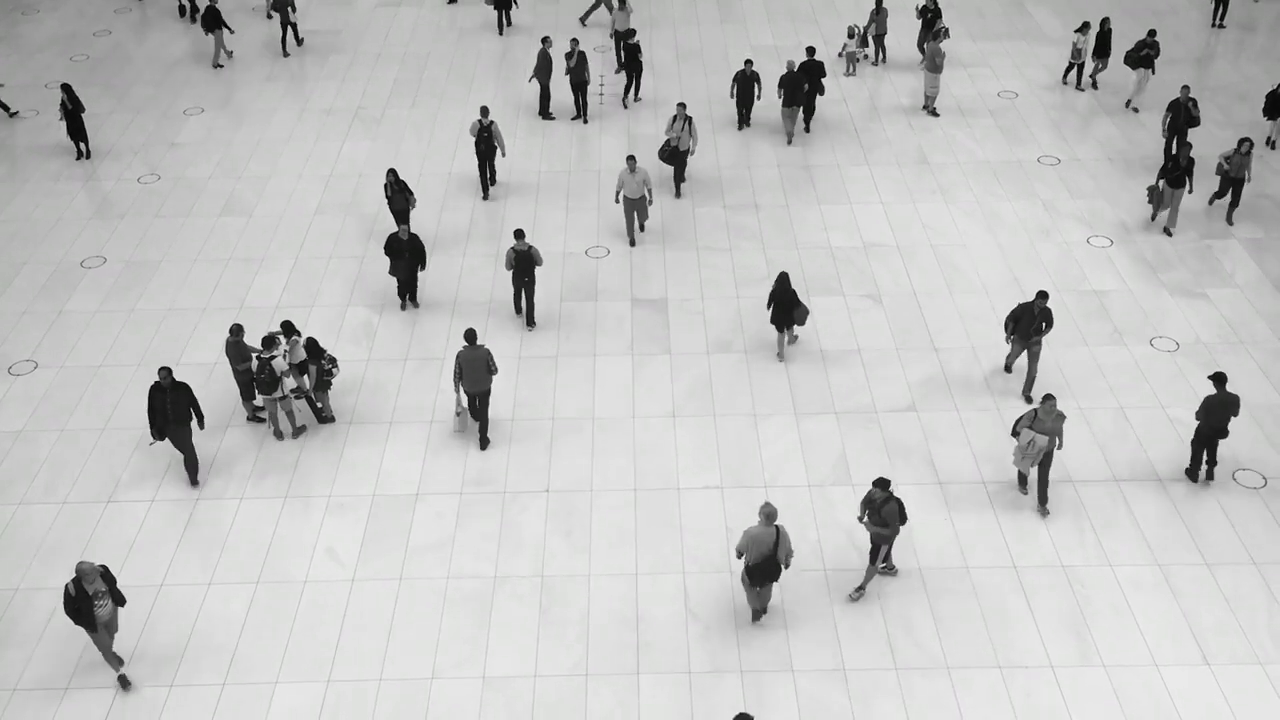
#> input picture frame 34 of Videos/people_walking_sample.mp4, 1280 x 720 px; the run also reads 2 pictures not shown here
$ jupyter execute --allow-errors '2- Face - Captcha - Motion Detection and Tracking.ipynb'
#> lines starting #> are read from the running program, lines starting #| are printed output that depends on the picture; after the words box and inside, x2 and y2 are one past the last pixel; in counts of white or black regions, pixels touching at a corner belong together
### tracker.py
# TechVidvan Vehicle-Tracker

import math

class EuclideanDistTracker:
    def __init__(self):
        # Store the center positions of the objects
        self.center_points = {}
        # Keep the count of the IDs
        # each time a new object id detected, the count will increase by one
        self.id_count = 0


    def update(self, objects_rect):
        # Objects boxes and ids
        objects_bbs_ids = []

        # Get center point of new object
        for rect in objects_rect:
            x, y, w, h, index = rect
            cx = (x + x + w) // 2
            cy = (y + y + h) // 2

            # Find out if that object was detected already
            same_object_detected = False
            for id, pt in self.center_points.items():
                dist = math.hypot(cx - pt[0], cy - pt[1])

                if dist < 25:
                    self.center_points[id] = (cx, cy)
                    # print(self.center_points)
                    objects_bbs_ids.append([x, y, w, h, id, index])
                    same_object_detected = True
                    break

            # New object is detected we assign the ID to that object
            if same_object_detected is False:
                self.center_points[self.id_count] = (cx, cy)
                objects_bbs_ids.append([x, y, w, h, self.id_count, index])
                self.id_count += 1

        # Clean the dictionary by center points to remove IDS not used anymore
        new_center_points = {}
        for obj_bb_id in objects_bbs_ids:
            _, _, _, _, object_id, index = obj_bb_id
            center = self.center_points[object_id]
            new_center_points[object_id] = center

        # Update dictionary with IDs not used removed
        self.center_points = new_center_points.copy()
        return objects_bbs_ids


def ad(a, b):
    return a+b

### 2- Face - Captcha - Motion Detection and Tracking.ipynb
[cell 1]
import cv2
import matplotlib.pyplot as plt
import numpy as np

## Motion Detection
### Difference Between Frames Algorithm
- Movement is the difference between two frames
- Difference has noises, because of details, and lights
- So gaussian blurring is used to eliminate these noises
- then Obtaining threshold of differences (to get high difference only)
- then dilating for eliminating small weak threshold lines
- then finding contours from the cleaned threshold
- eliminate small contours
- drawing rectangles for each detected contour on the frame

[cell 2]
import cv2
import matplotlib.pyplot as plt
import numpy as np

cap = cv2.VideoCapture('Videos/people_walking_sample.mp4')
# cap = cv2.VideoCapture(0)

frame_width = int(cap.get(3))   # 1280
frame_height = int(cap.get(4))  # 720

fourcc = cv2.VideoWriter_fourcc(*'XVID')
out = cv2.VideoWriter('Output.avi', fourcc, 20, (frame_width, frame_height))

ret, frame1 = cap.read()  # first frame
#> frame1 is the input picture: shape (720, 1280, 3); mean B, G, R 193.3, 193.8, 193.5
ret, frame2 = cap.read()  # second frame.. will apply later on it

font = cv2.FONT_HERSHEY_SIMPLEX

while cap.isOpened():
    if ret == True:
        # difference between two consecutive frames
        diff = cv2.absdiff(frame1, frame2)
        gray = cv2.cvtColor(diff, cv2.COLOR_BGR2GRAY)

        # Remove Noise due to lights difference
        blur = cv2.GaussianBlur(gray, (5,5), 0)

        # Converting difference to Binary (Thresholding)
        _, thresh = cv2.threshold(blur, 60, 255, cv2.THRESH_BINARY)
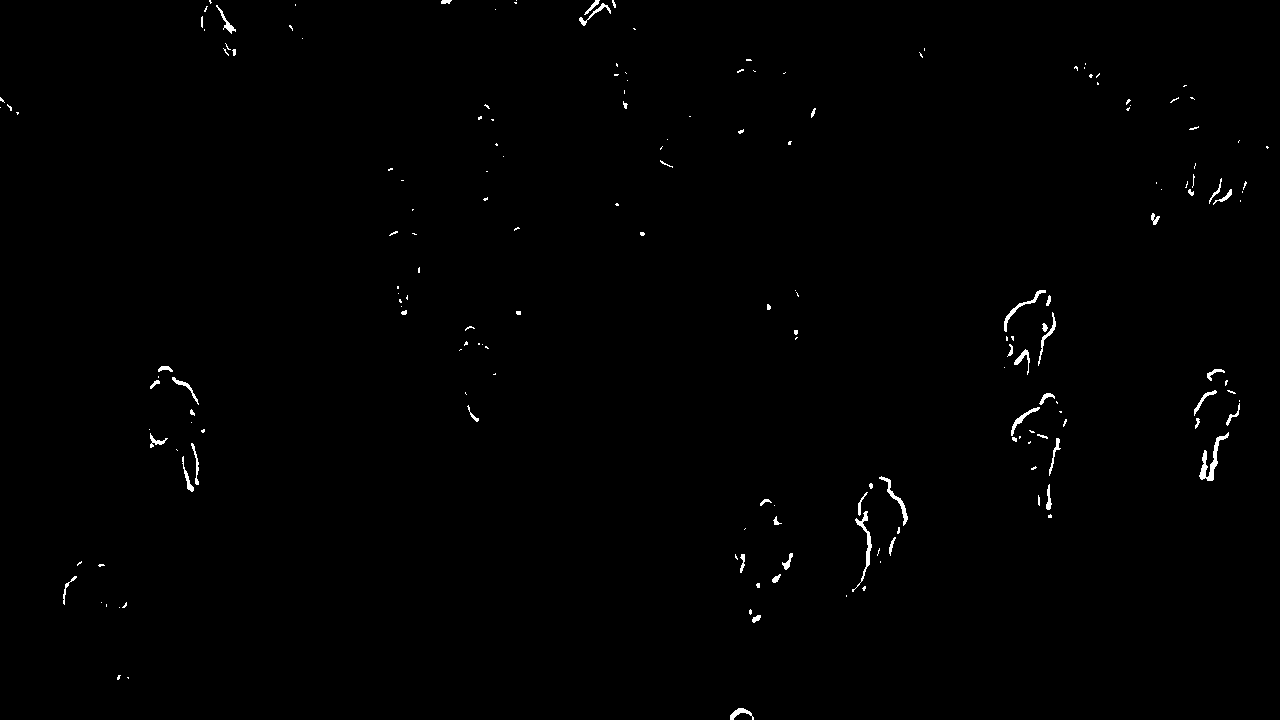
#> thresh: shape (720, 1280); 0.55% white; 181 white regions (130 under 20 px), largest, box (x1, y1, x2, y2) and area: (1199, 432, 1229, 481) 383, (852, 511, 872, 592) 288, (879, 476, 908, 526) 221

        # Getting strong differences only
        dilated = cv2.dilate(thresh, None, iterations=10)
#> dilated: shape (720, 1280); 9.4% white; 52 white regions

        # Finding Contours of differents
        contours, _ = cv2.findContours(dilated, cv2.RETR_TREE, cv2.CHAIN_APPROX_NONE)
#> contours = 57 contours, 1 with area under 20; largest, box (x1, y1, x2, y2) and area: (994, 280, 1077, 528) 12600, (836, 466, 918, 607) 7000, (139, 356, 215, 502) 6694, (1184, 359, 1250, 491) 6170, (1175, 153, 1257, 215) 3438

        # Draw Rectangle for each Contour
        for contour in contours:
            (x,y,w,h) = cv2.boundingRect(contour) # Getting Dimension of each rectangle

            # Detecting Large Area Contours (People)
            if cv2.contourArea(contour) > 2000:
                cv2.rectangle(frame1, (x,y), (x+w, y+h), (0,255,0), 5)
                cv2.putText(frame1, "Status: Movement", (10,20), font, 1, (0,0,255), 3)
#> this loop made 57 passes
#> (x, y, w, h) on passes 1 to 8: (720, 698, 44, 22), (107, 665, 32, 25), (739, 599, 32, 34), (91, 592, 46, 26), (53, 551, 62, 64), (725, 543, 78, 55), (734, 518, 22, 22), (750, 489, 42, 46)
#> frame1: shape (720, 1280, 3); 2.71% of pixels changed, all inside (x1, y1, x2, y2) = (11, 0, 1261, 619)

        cv2.imshow("Motion Detector", frame1)
        cv2.imshow("Threshold", thresh)
        cv2.imshow("dilated", dilated)

        # Saving Video of Tracked
        image = cv2.resize(frame1, (1280,720))
        out.write(image)

        # To make two different frames
        frame1 = frame2
        ret, frame2 = cap.read()
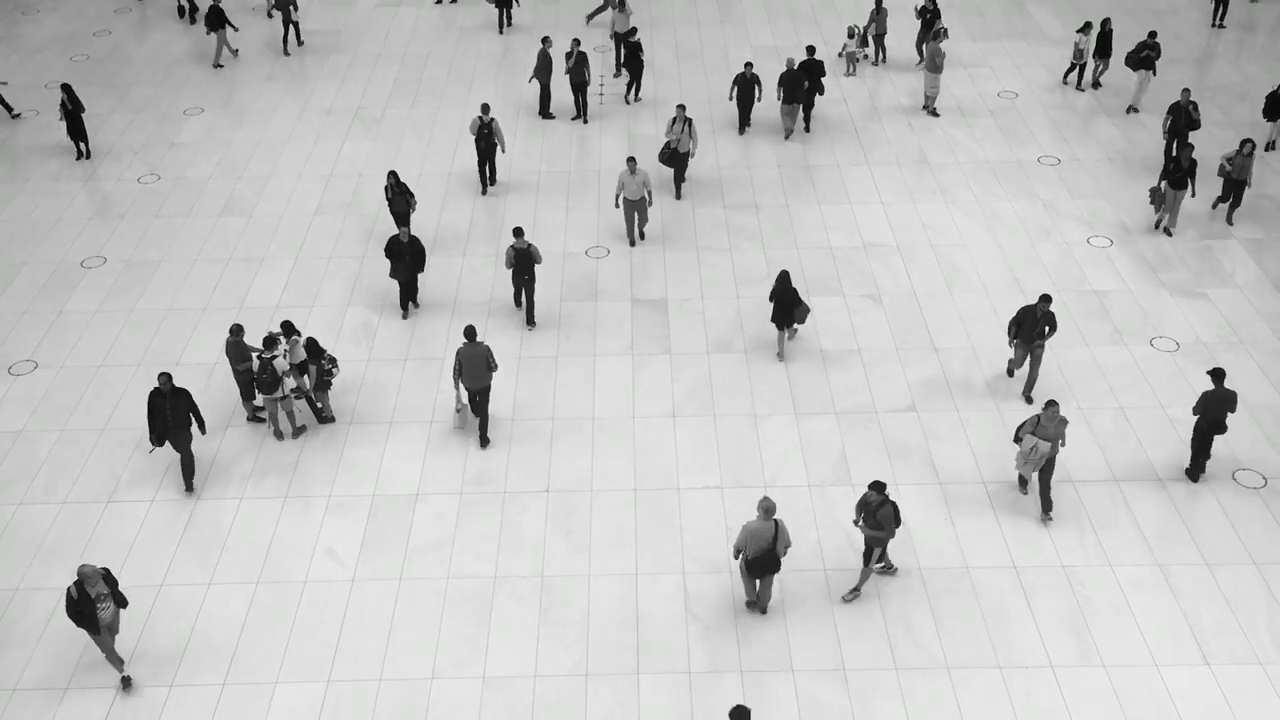
#> input picture frame 36 of Videos/people_walking_sample.mp4, 1280 x 720 px
#> frame2 is the input picture: shape (720, 1280, 3); mean B, G, R 193.3, 193.8, 193.5

        # Waiting to close
        if cv2.waitKey(60) & 0xFF == ord('q'):  # waitKey
#> (key q is pressed here)
            break
    else: break

cv2.destroyAllWindows()
cap.release()
out.release()

### Background Subtractor(MOG) Object Detection (Algorithm for Stable Camera)
#### And TRACKING

Background Subtractor Algorithm (Required to make background black and moving objects white)

- Will be very bad if camera moved
- This is simple algorithm !! not very accurate

[cell 3]
import cv2
from tracker import *     # I Edited the file in the users/ahmed/anaconda3....

font = cv2.FONT_HERSHEY_SIMPLEX
#> font = 0
#> `contours, _ = cv2.findContours(mask, cv2.RETR_TREE, cv2.CHAIN_APPROX_N..`: contours = 28 contours; largest, box (x1, y1, x2, y2) and area: (1061, 13, 1118, 84) 1454, (274, 16, 291, 50) 482, (616, 22, 640, 53) 412, (172, 0, 199, 18) 374, (1213, 2, 1231, 27) 349
#> the loop `for contour in contours:` made 28 passes
#> (x, y, w, h) on pass 23: (1061, 13, 57, 71)
#> after the loop `for contour in contours:`: detections = [[1061, 13, 57, 71]]
#> the loop in update, `for rect in objects_rect:` made 1 pass
#> after the loop in update, `for rect in objects_rect:`: objects_bbs_ids = []; self.center_points = 0 items; self.id_count = 0

# Algorithm to track
tracker = EuclideanDistTracker()

# Algorithm to Detect from Stable Camera (This Subtract Background from foreground)
object_detector = cv2.createBackgroundSubtractorMOG2(history=100, varThreshold=90)


# Opening Video
cap = cv2.VideoCapture('Videos/people_walking_sample.mp4')


#> (the rest of this cell did not finish here and is left out)

### BackGroundSubtractor (MOG) Advanced
#### And Counting Number of Vehicles Passed a Line

[cell 4]
import cv2
import numpy as np
font = cv2.FONT_HERSHEY_SIMPLEX

# Function to return center of object contour
# [7 lines left out: function object_center, not called in this run]

# List to append Number of Detected Objects
detected = []
counter = 0
min_width_object = 30
min_height_object = 70

# Line Passing Y
y_line = 270
offset = 6

cap = cv2.VideoCapture('Videos/people_walking_sample.mp4')

# Detector Algorithm
BGS = cv2.bgsegm.createBackgroundSubtractorMOG()

while cap.isOpened():
    ret, frame = cap.read()
    if ret == True:
        gray = cv2.cvtColor(frame, cv2.COLOR_BGR2GRAY) # To be easier to remove noise
        blur = cv2.GaussianBlur(gray, (3,3), 5)

        # Applying BGS
        mask = BGS.apply(blur)
#> mask: shape (720, 1280); every value is 0
        dilate = cv2.dilate(mask, np.ones((5,5)))

        # Finding Contours
        contours, _ = cv2.findContours(dilate, cv2.RETR_TREE, cv2.CHAIN_APPROX_NONE)
#> contours = []

        # Drawing a Line, so we count cars when it passes through that line
        cv2.line(frame, (25,y_line), (1200, y_line), (176,130,39), 5)

        # Processing and counting Objects
        for i, cnt in enumerate(contours):
            (x,y,w,h) = cv2.boundingRect(cnt)
            # Detection of suitable width and length (to count all people)
            valid_object = (w >= min_width_object) and (h >= min_height_object)
            if valid_object:
                cv2.rectangle(frame, (x,y), (x+w, y+h), (0,255,0), 5)
                # Center of contour
                center = object_center(x,y,w,h)
                detected.append(center)
                cv2.circle(frame, center, 4, (0,0,255), -1) # Circle on Center
#> this loop made 0 passes
#> after the loop, detected = []

        # Counting Objects
        for (x,y) in detected:
            if (y < (y_line + offset)) and (y > (y_line - offset)):
                counter+=1
                cv2.line(frame, (25,y_line), (1200, y_line), (255,255,0), 5)
                detected.remove((x,y))
#> after the loop, counter = 0


        cv2.putText(frame, 'OBJECTs Count:' + str(counter), (10,15), font, 1, (0,0,255), 3)
        # Showing the frames
        cv2.imshow("Frame", frame)

        # Waiting to close
        if cv2.waitKey(60) & 0xFF == ord('q'):  # waitKey
#> (key q is pressed here)
            break
    else: break

cv2.destroyAllWindows()
cap.release()

## YOLOv3 Detection

### Configuring Net Model and Detection Configurations

[cell 5]
import cv2
# import csv
# import collections
import numpy as np
from tracker import *

# Default Font
font = cv2.FONT_HERSHEY_SIMPLEX

# Initialize Tracker
tracker = EuclideanDistTracker()

# Detection confidence threshold
confThreshold = 0.1   # Confidence of classification
nmsThreshold = 0.2    # confidence of bounding box intersection

# Cross Line
middle_line_position = 225
up_line_position = middle_line_position - 15
down_line_position = middle_line_position + 15

# Coco Names (for YOLOv3)
classFile = 'YOLO/coco.names'
#> (the rest of this cell did not finish here and is left out)

### Helper Functions

#### Processing the Network

[cell 6]
def process_network(frame):
    # The input of YOLOv3 frames is 320x320
    input_size = 320

    # Resizing the image and Normalizing it
    blob = cv2.dnn.blobFromImage(frame, 1/255, (input_size, input_size), [0,0,0], 1, crop=False)

    # Setting the input of the net
    net.setInput(blob)
    layersNames = net.getLayerNames()
    outputNames = [(layersNames[i - 1]) for i in net.getUnconnectedOutLayers()]   # For CUDA in Python 3.9
    # outputNames = [(layersNames[i[0] - 1]) for i in net.getUnconnectedOutLayers()]   # For non CUDA in Python 3.7


    # Feed data to network (outputs contains 3 vectors[bounding box, box confidence, 80 class confidence])
    outputs = net.forward(outputNames)
    return outputs

#### Processing the Output
- The output layer of YOLOv3 for one frame is 3 outputs
- each output contains huge number of vectors
- each vector in each output contains 85 values
- **The First four values represent bounding box (x,y,w,h)**
- **The fifth value represent the Confidence Score**
- **The remaining 80 values represent the probability of each class**

[cell 7]
# [50 lines left out: function postProcess, not called in this run]

#### Count Object Function for Tracking

[cell 8]
# Function to return center of object
# [39 lines left out: functions find_center, count_object, not called in this run]

### Reading the Video File

[cell 9]
cap = cv2.VideoCapture('Videos/people_walking_sample.mp4')
# cap=cv2.VideoCapture(0)
#> (the rest of this cell did not finish here and is left out)

## Haar Cascade Detection

### Frontal Face Detection Haarcascade
- Not very accurate, Requires full front face

[cell 10]
face_cascade = cv2.CascadeClassifier('Haarcascade/haarcascade_frontalface_default.xml')

cap = cv2.VideoCapture(0)

while cap.isOpened():
    ret, img = cap.read()
    if ret == True:
        gray = cv2.cvtColor(img, cv2.COLOR_BGR2GRAY)
        faces = face_cascade.detectMultiScale(gray, 1.1, 4)
#> faces = [[227, 368, 64, 64]]

        for(x,y,w,h) in faces:
            cv2.rectangle(img, (x,y), (x+w, y+h), (255,0,0), 3)
#> this loop made 1 pass
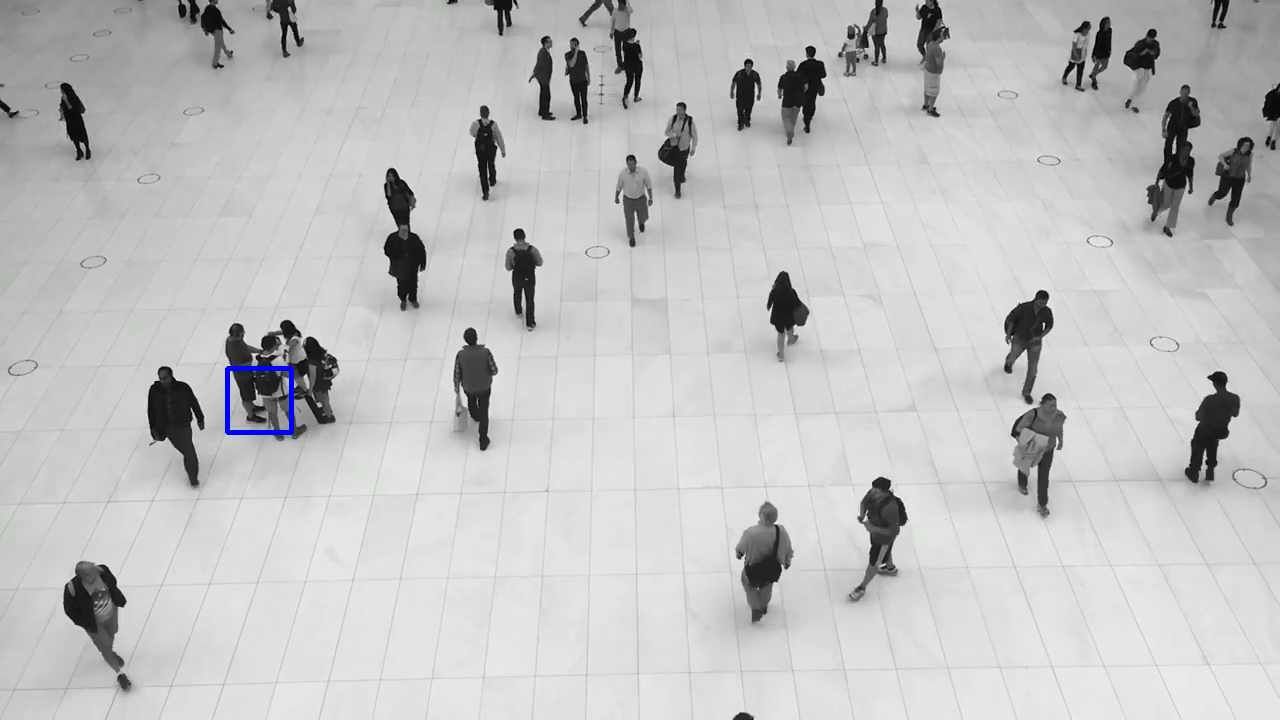
#> img: shape (720, 1280, 3); 0.14% of pixels changed, all inside (x1, y1, x2, y2) = (225, 366, 294, 435)

        cv2.imshow('img', img)

        # Waiting to close
        if cv2.waitKey(60) & 0xFF == ord('q'):  # waitKey
#> (key q is pressed here)
            break
    else: break

cv2.destroyAllWindows()
cap.release()

### Eye Detection Haarcascade

[cell 11]
face_cascade = cv2.CascadeClassifier('Haarcascade/haarcascade_frontalface_default.xml')
eye_cascade  = cv2.CascadeClassifier('Haarcascade/haarcascade_eye_tree_eyeglasses.xml')

cap = cv2.VideoCapture(0)

while cap.isOpened():
    ret, img = cap.read()
    if ret == True:
        gray = cv2.cvtColor(img, cv2.COLOR_BGR2GRAY)
        faces = face_cascade.detectMultiScale(gray, 1.1, 4)

        # Face Detection
        for (x,y,w,h) in faces:
            cv2.rectangle(img, (x,y), (x+w, y+h), (255,0,0), 3)
            cv2.putText(img, "Face", (x,y-4), cv2.FONT_HERSHEY_SIMPLEX, 1, (255,255,255), 2)

            # Eye Detection
            eyes = eye_cascade.detectMultiScale(gray, 1.1, 4)
            for(ex, ey, ew, eh) in eyes:
                cv2.rectangle(img, (ex,ey), (ex+ew, ey+eh), (0,255,0), 5)
                cv2.putText(img, "Eye", (ex,ey-3), cv2.FONT_HERSHEY_SIMPLEX, 0.7, (255,255,255), 2)
#> img: shape (720, 1280, 3); 0.19% of pixels changed, all inside (x1, y1, x2, y2) = (225, 342, 299, 435)

        cv2.imshow('img',img)
        if cv2.waitKey(60) & 0xFF == ord('q'):  # waitKey
#> (key q is pressed here)
            break
    else: break

cv2.destroyAllWindows()
cap.release()

## Face Detection Using dlib
- Detecting 68 Landmarks on the face

[cell 12]
import dlib     # Must be installed on Python 3.6

#> (the rest of this cell did not finish here and is left out)

## Face Mesh Detection (mediapipe)
- 468 Points

[cell 13]
import mediapipe as mp
import cv2
import numpy as np

# Getting Face Mesh Algorithm
# Works on RGB images
#> (the rest of this cell did not finish here and is left out)

## Face Detection using Caffe Net (Multiple and Very Fast)

[cell 14]
# Loading CaffeNet Model
prototxtPath = 'Models/caffenet_face_detector/deploy.prototxt'
weightsPath  = 'Models/caffenet_face_detector/res10_300x300_ssd_iter_140000.caffemodel'
#> (the rest of this cell did not finish here and is left out)

## Car Plate Recognition and OCR (easyocr)
### EasyOcr

[cell 15]
import cv2
import matplotlib.pyplot as plt
import imutils
import easyocr

img = cv2.imread('Images/car_mg.jpg')
# img = cv2.imread('Images/car_arizo.jpg')    --> Can't get Plate in this image

#> (the rest of this cell did not finish here and is left out)

## Captcha Detecting using OCR

[cell 16]
img = cv2.imread('Images/captcha.jpg', 0)
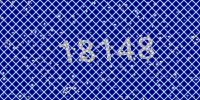
#> input picture Images/captcha.jpg, 200 x 100 px
#> img: shape (100, 200)
plt.imshow(cv2.cvtColor(img, cv2.COLOR_BGR2RGB))
plt.show()

# To remove small white dot we make Erosion
kernel = np.ones((3,3), np.uint8)
erosion = cv2.erode(img, kernel, iterations=1)

plt.imshow(cv2.cvtColor(erosion, cv2.COLOR_BGR2RGB))
plt.title('After Erosion')
plt.show()

# Replace Grey Pixels to be Black
x,y = erosion.shape
for i in range(x):
    for j in range(y):
        if erosion[i,j] < 100:
            erosion[i,j] = 0

plt.imshow(cv2.cvtColor(erosion, cv2.COLOR_BGR2RGB))
plt.title("After Blacking Grey Pixels")
plt.show()

# Dilation to Enhance Shape of Letters
dilation = cv2.dilate(erosion, kernel, iterations=1)
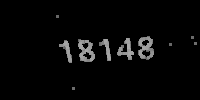
#> dilation: shape (100, 200); min 0, max 169, mean 6.7

plt.imshow(cv2.cvtColor(dilation, cv2.COLOR_BGR2RGB))
plt.title('After Dilation')
plt.show()

# Resizing image to higher scale to improve accuracy
scale_percent = 5
width =  int(dilation.shape[1] * scale_percent)
#> (the rest of the program and of its run is left out)
